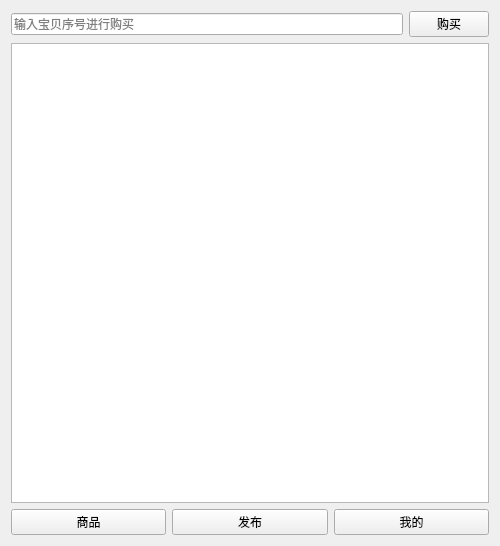
<?xml version="1.0" encoding="UTF-8"?>
<ui version="4.0">
 <class>widget</class>
 <widget class="QWidget" name="widget">
  <property name="geometry">
   <rect>
    <x>0</x>
    <y>0</y>
    <width>500</width>
    <height>546</height>
   </rect>
  </property>
  <property name="minimumSize">
   <size>
    <width>500</width>
    <height>546</height>
   </size>
  </property>
  <property name="maximumSize">
   <size>
    <width>500</width>
    <height>546</height>
   </size>
  </property>
  <property name="windowTitle">
   <string>Form</string>
  </property>
  <layout class="QVBoxLayout" name="verticalLayout">
   <item>
    <layout class="QHBoxLayout" name="horizontalLayout">
     <item>
      <widget class="QLineEdit" name="lineEdit">
       <property name="placeholderText">
        <string>输入宝贝序号进行购买</string>
       </property>
      </widget>
     </item>
     <item>
      <widget class="QPushButton" name="pushButton_5">
       <property name="text">
        <string>购买</string>
       </property>
      </widget>
     </item>
    </layout>
   </item>
   <item>
    <widget class="QTableWidget" name="tableWidget"/>
   </item>
   <item>
    <layout class="QHBoxLayout" name="horizontalLayout_2">
     <item>
      <widget class="QPushButton" name="pushButton">
       <property name="text">
        <string>商品</string>
       </property>
      </widget>
     </item>
     <item>
      <widget class="QPushButton" name="release_btn">
       <property name="text">
        <string>发布</string>
       </property>
      </widget>
     </item>
     <item>
      <widget class="QPushButton" name="my_btn">
       <property name="text">
        <string>我的</string>
       </property>
      </widget>
     </item>
    </layout>
   </item>
  </layout>
 </widget>
 <resources/>
 <connections>
  <connection>
   <sender>release_btn</sender>
   <signal>clicked()</signal>
   <receiver>widget</receiver>
   <slot>show_release()</slot>
   <hints>
    <hint type="sourcelabel">
     <x>243</x>
     <y>506</y>
    </hint>
    <hint type="destinationlabel">
     <x>220</x>
     <y>449</y>
    </hint>
   </hints>
  </connection>
  <connection>
   <sender>my_btn</sender>
   <signal>clicked()</signal>
   <receiver>widget</receiver>
   <slot>show_my()</slot>
   <hints>
    <hint type="sourcelabel">
     <x>432</x>
     <y>506</y>
    </hint>
    <hint type="destinationlabel">
     <x>420</x>
     <y>449</y>
    </hint>
   </hints>
  </connection>
  <connection>
   <sender>pushButton_5</sender>
   <signal>clicked()</signal>
   <receiver>widget</receiver>
   <slot>search_object()</slot>
   <hints>
    <hint type="sourcelabel">
     <x>462</x>
     <y>25</y>
    </hint>
    <hint type="destinationlabel">
     <x>493</x>
     <y>45</y>
    </hint>
   </hints>
  </connection>
 </connections>
 <slots>
  <slot>show_release()</slot>
  <slot>show_my()</slot>
  <slot>search_object()</slot>
 </slots>
</ui>
